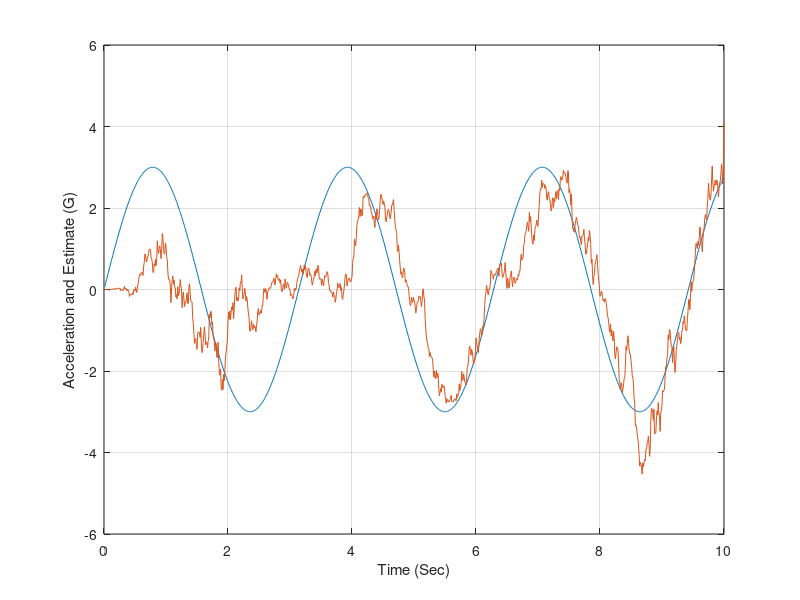
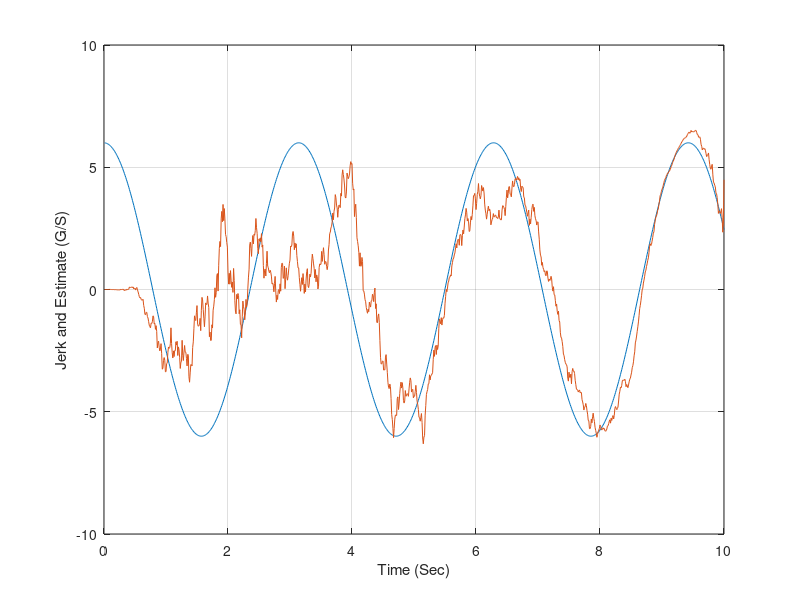
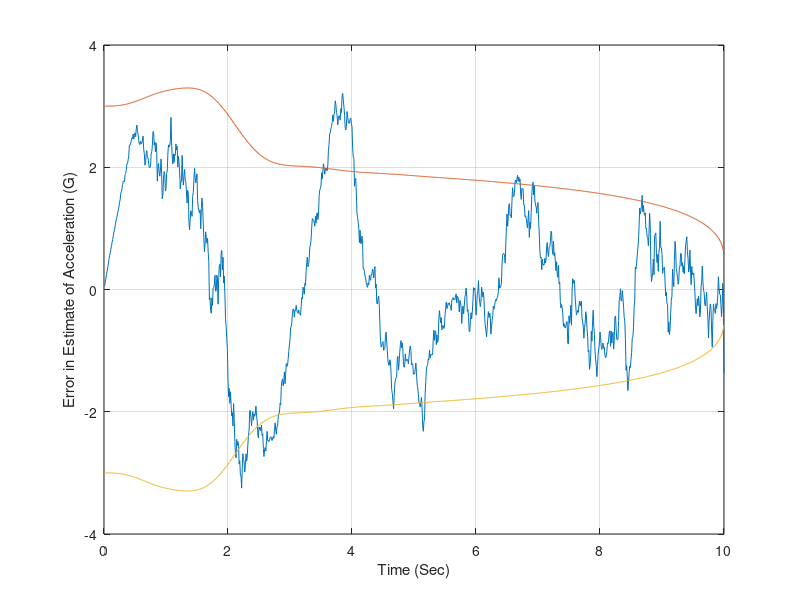
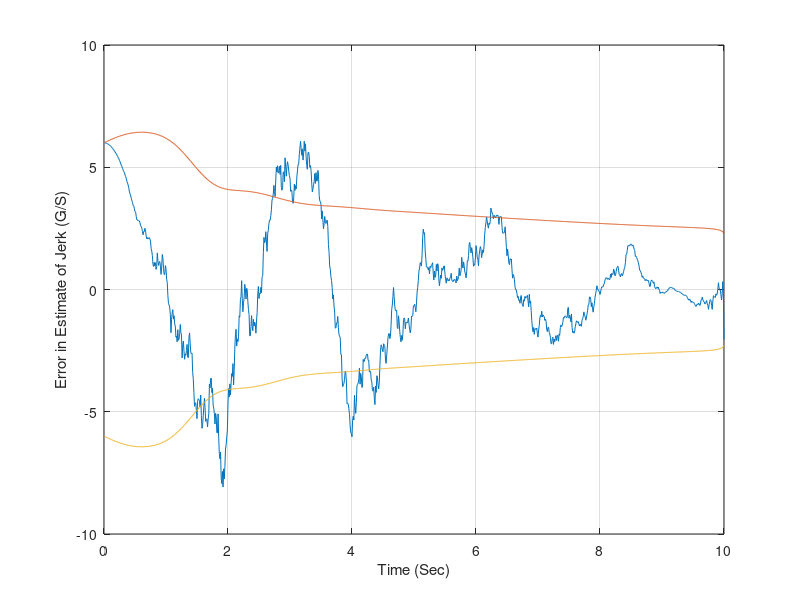

MATLAB code to generate these figures, in order:
clear
n=0;
TAU=.5;
APN=0;
ORDER=4;
MVR=1;
VC=9000.;
W=2.;
WREAL=2.;
WH=W;
XNT=96.6;
XNTREAL=96.6;
TS=.01;
YIC=0.;
VM=3000.;
HEDEG=0.;
HEDEGFIL=20.;
XNP=3.;
SIGRIN=.001;
SIGGL=0.;
RA=21000.;
SRN=0.;
TF=10.;
QPERFECT=0;
PHASE=0./57.3;
X=WH*TS;
Y=YIC;
YD=-VM*HEDEG/57.3;
PHIS=WH*WH*XNT*XNT/TF;
RTM=VC*TF;
SIGNOISE=sqrt(SIGRIN^2+(SIGGL/RTM)^2+(SRN*RTM*RTM/(RA*RA))^2);
SIGPOS=RTM*SIGNOISE;
SIGN2=SIGPOS^2;
PHI=zeros(ORDER);
P=zeros(ORDER);
Q=zeros(ORDER);
IDNP=eye(ORDER);
PHI(1,1)=1;
PHI(1,2)=TS;
PHI(1,3)=(1-cos(X))/(WH*WH);
PHI(1,4)=(X-sin(X))/(WH*WH*WH);
PHI(2,2)=1;
PHI(2,3)=sin(X)/WH;
PHI(2,4)=(1-cos(X))/(WH*WH);
PHI(3,3)=cos(X);
PHI(3,4)=sin(X)/WH;
PHI(4,3)=-WH*sin(X);
PHI(4,4)=cos(X);
Q(1,1)=PHIS*(.333*X^3-2*sin(X)+2*X*cos(X)+.5*X-.25*sin(2*X))/(WH^5);
Q(1,2)=PHIS*(.5*X*X-X*sin(X)+.5*sin(X)*sin(X))/(WH^4);
Q(2,1)=Q(1,2);
Q(1,3)=PHIS*(sin(X)-X*cos(X)-.5*X+.25*sin(2*X))/(WH^3);
Q(3,1)=Q(1,3);
Q(1,4)=PHIS*(cos(X)+X*sin(X)-.5*sin(X)*sin(X)-1)/(WH*WH);
Q(4,1)=Q(1,4);
Q(2,2)=PHIS*(1.5*X-2*sin(X)+.25*sin(2*X))/(WH^3);
Q(2,3)=PHIS*(1-cos(X)-.5*sin(X)*sin(X))/(WH*WH);
Q(3,2)=Q(2,3);
Q(2,4)=PHIS*(sin(X)-.5*X-.25*sin(2*X))/WH;
Q(4,2)=Q(2,4);
Q(3,3)=PHIS*(.5*X-.25*sin(2*X))/WH;
Q(3,4)=.5*PHIS*sin(X)*sin(X);
Q(4,3)=Q(3,4);
Q(4,4)=WH*PHIS*(.5*X+.25*sin(2*X));
P(1,1)=SIGN2;
P(2,2)=(VM*HEDEGFIL/57.3)^2;
P(3,3)=XNT*XNT;
P(4,4)=WH*WH*XNT*XNT;
HMAT=[1 0 0 0];
HT=HMAT';
PHIT=PHI';	
T=0.;
H=.001;
S=0.;
XNC=0.;
XNL=0.;
XLAM=Y/RTM;
if MVR==0
	YTDD=XNTREAL;
	YTDDD=0.;
else
	YTDD=XNTREAL*sin(WREAL*T);
	YTDDD=XNTREAL*WREAL*cos(WREAL*T);
end
if QPERFECT==1
	YH=Y;
	YDH=YD;
	YTDDH=YTDD;
	YTDDDH=YTDDD;
else
	YH=0.;
	YDH=0.;
	YTDDH=0.;
	YTDDDH=0.;
end
while T<=(TF-.0001)
 	YOLD=Y;
	YDOLD=YD;
	XNLOLD=XNL;
	STEP=1;
	FLAG=0;
	while STEP <=1
		if FLAG==1
         		STEP=2;
 			Y=Y+H*YD;
 			YD=YD+H*YDD;
			XNL=XNL+H*XNLD;
			T=T+H;
		end
		TGO=TF-T+.000001;
		RTM=VC*TGO;
		XLAM=Y/(VC*TGO);
		if MVR==0
			YTDD=XNTREAL;
		else
			YTDD=XNTREAL*sin(WREAL*T);
		end
		XNLD=(XNC-XNL)/TAU;
		YDD=YTDD-XNL;
		FLAG=1;
	end
	FLAG=0;
 	Y=.5*(YOLD+Y+H*YD);
 	YD=.5*(YDOLD+YD+H*YDD);
	XNL=.5*(XNLOLD+XNL+H*XNLD);
	S=S+H;
 	if S>=(TS-.00001)
 		S=0.;
		TGO=TF-T+.000001;
		RTM=VC*TGO;
		SIGNOISE=sqrt(SIGRIN^2+(SIGGL/RTM)^2+(SRN*RTM*RTM/(RA*RA))^2);
		SIGPOS=RTM*SIGNOISE;
		SIGN2=SIGPOS^2;
		RMAT=[SIGN2];
		PHIP=PHI*P;
		PHIPPHIT=PHIP*PHIT;
		M=PHIPPHIT+Q;
		HM=HMAT*M;
		HMHT=HM*HT;
 		HMHTR=HMHT+RMAT;
		HMHTRINV=inv(HMHTR);
		MHT=M*HT;
		GAIN=MHT*HMHTRINV;
		KH=GAIN*HMAT;
		IKH=IDNP-KH;
		P=IKH*M;
 		if MVR==0
			YTDD=XNTREAL;
			YTDDD=0.;
		else
			YTDD=XNTREAL*sin(WREAL*T);
			YTDDD=XNTREAL*WREAL*cos(WREAL*T);
		end
		XLAMNOISE=SIGNOISE*randn;
		YSTAR=RTM*(XLAM+XLAMNOISE);
		RES=YSTAR-YH-TS*YDH-(1-cos(X))*YTDDH/(WH*WH)-(X-sin(X))...
				*YTDDDH/(WH*WH*WH)+.5*TS*TS*XNL;
		YH=YH+TS*YDH+(1-cos(X))*YTDDH/(WH*WH)+(X-sin(X))...
				*YTDDDH/(WH*WH*WH)+GAIN(1,1)*RES-.5*TS*TS*XNL;
		YDH=YDH+sin(X)*YTDDH/WH+(1-cos(X))*YTDDDH/(WH*WH)...
				+GAIN(2,1)*RES-TS*XNL;
		YTDDHNEW=cos(X)*YTDDH+sin(X)*YTDDDH/WH+GAIN(3,1)*RES;
		YTDDDH=-WH*sin(X)*YTDDH+cos(X)*YTDDDH+GAIN(4,1)*RES;
		YTDDH=YTDDHNEW;
		if APN==0
			XNC=XNP*(YH+YDH*TGO)/(TGO*TGO);
		elseif APN==1
			XNC=XNP*(YH+YDH*TGO+.5*YTDDH*TGO*TGO)/(TGO*TGO);
		elseif APN==2
			XS=TGO/TAU;
			TOP=6.*XS*XS*(exp(-XS)-1.+XS);
			BOT1=2*XS*XS*XS+3.+6.*XS-6.*XS*XS;
			BOT2=-12.*XS*exp(-XS)-3.*exp(-2.*XS);
			XNPP=TOP/(.0001+BOT1+BOT2);
			C1=XNPP/(TGO*TGO);
			C2=XNPP/TGO;
			C3=.5*XNPP;
			C4=-XNPP*(exp(-XS)+XS-1.)/(XS*XS);
			XNC=C1*YH+C2*YDH+C3*YTDDH+C4*XNL;
		elseif APN==3
			XP=WH*TGO;
			XNC=XNP*(YH+YDH*TGO)/(TGO*TGO)+XNP*YTDDH*...
			(1.-cos(XP))/XP^2+XNP*YTDDDH*(XP-sin(XP))/(XP*XP*WH);
		else
			XS=TGO/TAU;
			TOP=6.*XS*XS*(exp(-XS)-1.+XS);
			BOT1=2*XS*XS*XS+3.+6.*XS-6.*XS*XS;
			BOT2=-12.*XS*exp(-XS)-3.*exp(-2.*XS);
			XNPP=TOP/(.0001+BOT1+BOT2);
			C1=XNPP/(TGO*TGO);
			C2=XNPP/TGO;
			C3=XNPP*(1.-cos(WH*TGO))/(WH*WH*TGO*TGO);
			C4=-XNPP*(exp(-XS)+XS-1.)/(XS*XS);
			C5=XNPP*(WH*TGO-sin(WH*TGO))/(WH*WH*WH*TGO*TGO);
			XNC=C1*YH+C2*YDH+C3*YTDDH+C4*XNL+C5*YTDDDH;
		end
		YTDDG=YTDD/32.2	;
		YTDDHG=YTDDH/32.2;	
		ERRY=Y-YH;
		SP11=sqrt(P(1,1));
		SP11P=-SP11;
		ERRYD=YD-YDH;
		SP22=sqrt(P(2,2));
		SP22P=-SP22;
		ERRYTDDG=(YTDD-YTDDH)/32.2;
		SP33G=sqrt(P(3,3))/32.2;
		SP33GN=-SP33G;
		ERRYTDDDG=(YTDDD-YTDDDH)/32.2;
		SP44G=sqrt(P(4,4))/32.2;
		SP44GN=-SP44G;
		YTDDG=YTDD/32.2;
		YTDDHG=YTDDH/32.2;
		YTDDDG=YTDDD/32.2;
		YTDDDHG=YTDDDH/32.2;
		n=n+1;
		ArrayT(n)=T;
		ArrayYTDDG(n)=YTDDG;
		ArrayYTDDHG(n)=YTDDHG;
		ArrayYTDDDG(n)=YTDDDG;
		ArrayYTDDDHG(n)=YTDDDHG;
		ArrayERRYTDDG(n)=ERRYTDDG;
		ArraySP33G(n)=SP33G;
		ArraySP33GN(n)=SP33GN;
		ArrayERRYTDDDG(n)=ERRYTDDDG;
		ArraySP44G(n)=SP44G;
		ArraySP44GN(n)=SP44GN;
	end
end
figure
plot(ArrayT,ArrayYTDDG,ArrayT,ArrayYTDDHG),grid
xlabel('Time (Sec)')
ylabel('Acceleration and Estimate (G)')
figure
plot(ArrayT,ArrayYTDDDG,ArrayT,ArrayYTDDDHG),grid
xlabel('Time (Sec)')
ylabel('Jerk and Estimate (G/S)')
figure
plot(ArrayT,ArrayERRYTDDG,ArrayT,ArraySP33G,ArrayT,ArraySP33GN)...
	,grid
xlabel('Time (Sec)')
ylabel('Error in Estimate of Acceleration (G)')
figure
plot(ArrayT,ArrayERRYTDDDG,ArrayT,ArraySP44G,ArrayT,ArraySP44GN)...
	,grid
xlabel('Time (Sec)')
ylabel('Error in Estimate of Jerk (G/S)')
clc
output=[ArrayT',ArrayYTDDG',ArrayYTDDHG',ArrayYTDDDG',...
		ArrayYTDDDHG'];
save datfil.txt output  -ascii
output=[ArrayT',ArrayERRYTDDG',ArraySP33G',ArraySP33GN'...
		,ArrayERRYTDDDG',ArraySP44G',ArraySP44GN'];
save covfil.txt output  -ascii
disp 'simulation finished'	
